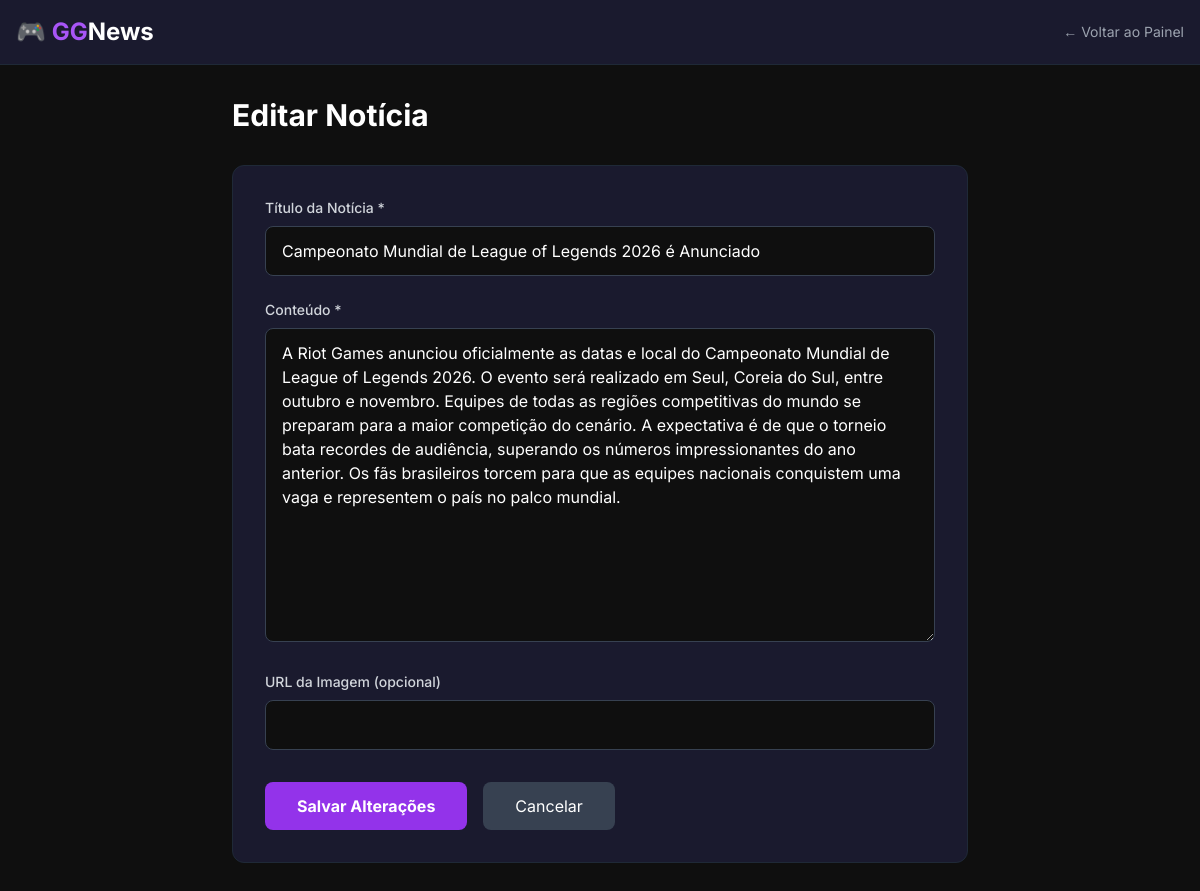
The app's page /pages/noticias/editar_noticia.php?id=1 (signed in), older data.
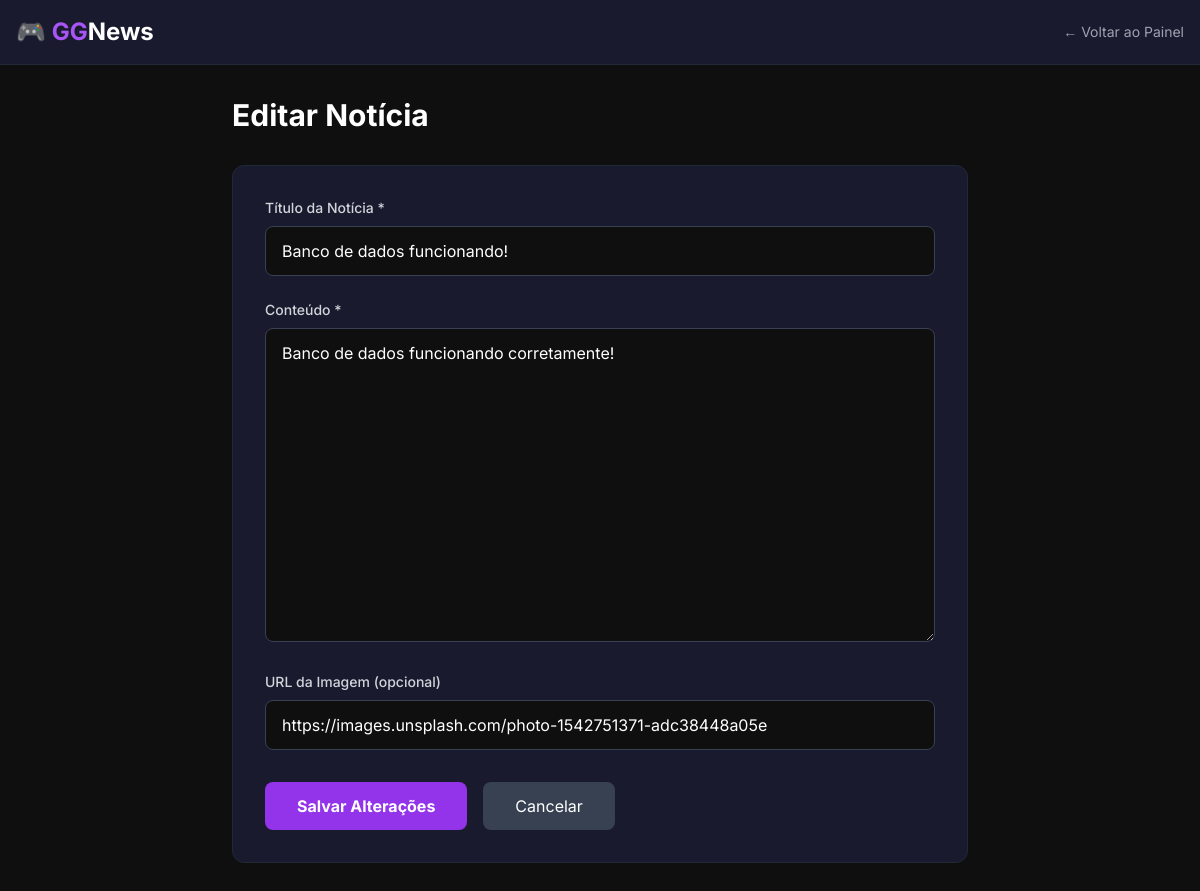
The same page, newer data.
### tables this page shows
CREATE TABLE noticias (
    id INT AUTO_INCREMENT PRIMARY KEY,
    titulo VARCHAR(255) NOT NULL,
    noticia TEXT NOT NULL,
    data DATETIME DEFAULT CURRENT_TIMESTAMP,
    autor INT NOT NULL,
    categoria_id INT NOT NULL,
    imagem VARCHAR(255) DEFAULT NULL,

    FOREIGN KEY (autor) REFERENCES usuarios(id) ON DELETE CASCADE,
    FOREIGN KEY (categoria_id) REFERENCES categorias(id) ON DELETE CASCADE
);

### includes/funcoes.php (called while the page is built, shortened)
<?php
function escape($texto) {
    return htmlspecialchars($texto, ENT_QUOTES, 'UTF-8');
}

### pages/noticias/editar_noticia.php (the view, shortened to what this page needs)
<?php
require_once __DIR__ . '/../../includes/conexao.php';
$id = intval($_GET['id'] ?? 0);
$stmt = $pdo->prepare("SELECT * FROM noticias WHERE id = ?");
$stmt->execute([$id]);
$noticia = $stmt->fetch();
if ($_SERVER['REQUEST_METHOD'] === 'POST') {
    $titulo = trim($_POST['titulo'] ?? '');
    $conteudo = trim($_POST['noticia'] ?? '');
    $imagem = trim($_POST['imagem'] ?? '');
    if (empty($titulo) || empty($conteudo)) {
        $erro = 'Título e conteúdo são obrigatórios.';
    } else {
        $stmt = $pdo->prepare("UPDATE noticias SET titulo = ?, noticia = ?, imagem = ? WHERE id = ? AND autor = ?");
        $stmt->execute([$titulo, $conteudo, $imagem ?: null, $id, get_usuario_id()]);
        set_mensagem('sucesso', 'Notícia atualizada com sucesso!');
        redirecionar('pages/noticias/dashboard.php');
    }
} else {
    $titulo = $noticia['titulo'];
    $conteudo = $noticia['noticia'];
    $imagem = $noticia['imagem'];
}
?>
<!DOCTYPE html>
<html lang="pt-BR">
<head>
    <script src="https://cdn.tailwindcss.com"></script>
    <link rel="stylesheet" href="<?= BASE_URL ?>css/style.css">
</head>
<body class="bg-[#0f0f0f] text-white min-h-screen">
    <header class="bg-[#1a1a2e] border-b border-gray-800">
        <div class="max-w-7xl mx-auto px-4 py-4 flex items-center justify-between">
            <a href="<?= BASE_URL ?>" class="text-2xl font-bold">🎮 <span class="text-purple-500">GG</span>News</a>
            <a href="<?= BASE_URL ?>pages/noticias/dashboard.php" class="text-gray-400 hover:text-white text-sm transition">← Voltar ao Painel</a>
        </div>
    </header>
    <main class="max-w-3xl mx-auto px-4 py-8">
        <h1 class="text-3xl font-bold mb-8">Editar Notícia</h1>
        <form method="POST" class="bg-[#1a1a2e] rounded-xl p-8 border border-gray-800">
            <div class="mb-6">
                <label for="titulo" class="block text-gray-300 text-sm font-medium mb-2">Título da Notícia *</label>
                <input type="text" id="titulo" name="titulo" value="<?= escape($titulo) ?>"
                       class="w-full px-4 py-3 bg-[#0f0f0f] border border-gray-700 rounded-lg text-white focus:outline-none focus:border-purple-500 focus:ring-1 focus:ring-purple-500 transition" required>
            </div>
            <div class="mb-6">
                <label for="noticia" class="block text-gray-300 text-sm font-medium mb-2">Conteúdo *</label>
                <textarea id="noticia" name="noticia" rows="12"
                          class="w-full px-4 py-3 bg-[#0f0f0f] border border-gray-700 rounded-lg text-white focus:outline-none focus:border-purple-500 focus:ring-1 focus:ring-purple-500 transition resize-y" required><?= escape($conteudo) ?></textarea>
            </div>
            <div class="mb-8">
                <label for="imagem" class="block text-gray-300 text-sm font-medium mb-2">URL da Imagem (opcional)</label>
                <input type="url" id="imagem" name="imagem" value="<?= escape($imagem ?? '') ?>"
                       class="w-full px-4 py-3 bg-[#0f0f0f] border border-gray-700 rounded-lg text-white focus:outline-none focus:border-purple-500 focus:ring-1 focus:ring-purple-500 transition">
            </div>
            <div class="flex gap-4">
                <button type="submit" class="bg-purple-600 hover:bg-purple-700 text-white font-bold py-3 px-8 rounded-lg transition">
                    Salvar Alterações
                </button>
                <a href="<?= BASE_URL ?>pages/noticias/dashboard.php" class="bg-gray-700 hover:bg-gray-600 text-white py-3 px-8 rounded-lg transition inline-flex items-center">
                    Cancelar
                </a>
            </div>
        </form>
    </main>
</body>
</html>

Row changes from the older to the newer data that the page shows:
changed noticias: titulo "Campeonato Mundial de League of Legends 2026 é Anunciado" → "Banco de dados funcionando!"; noticia "A Riot Games anunciou oficialmente as datas e local do Campeonato Mundial de League of Legends 2026. O evento será realizado em Seul, Coreia do Sul, entre outubro e novembro. Equipes de todas as regiões competitivas do mundo se preparam para a maior competição do cenário. A expectativa é de que o torneio bata recordes de audiência, superando os números impressionantes do ano anterior. Os fãs brasileiros torcem para que as equipes nacionais conquistem uma vaga e representem o país no palco mundial." → "Banco de dados funcionando corretamente!"; imagem (not shown) → "https://images.unsplash.com/photo-1542751371-adc38448a05e"
